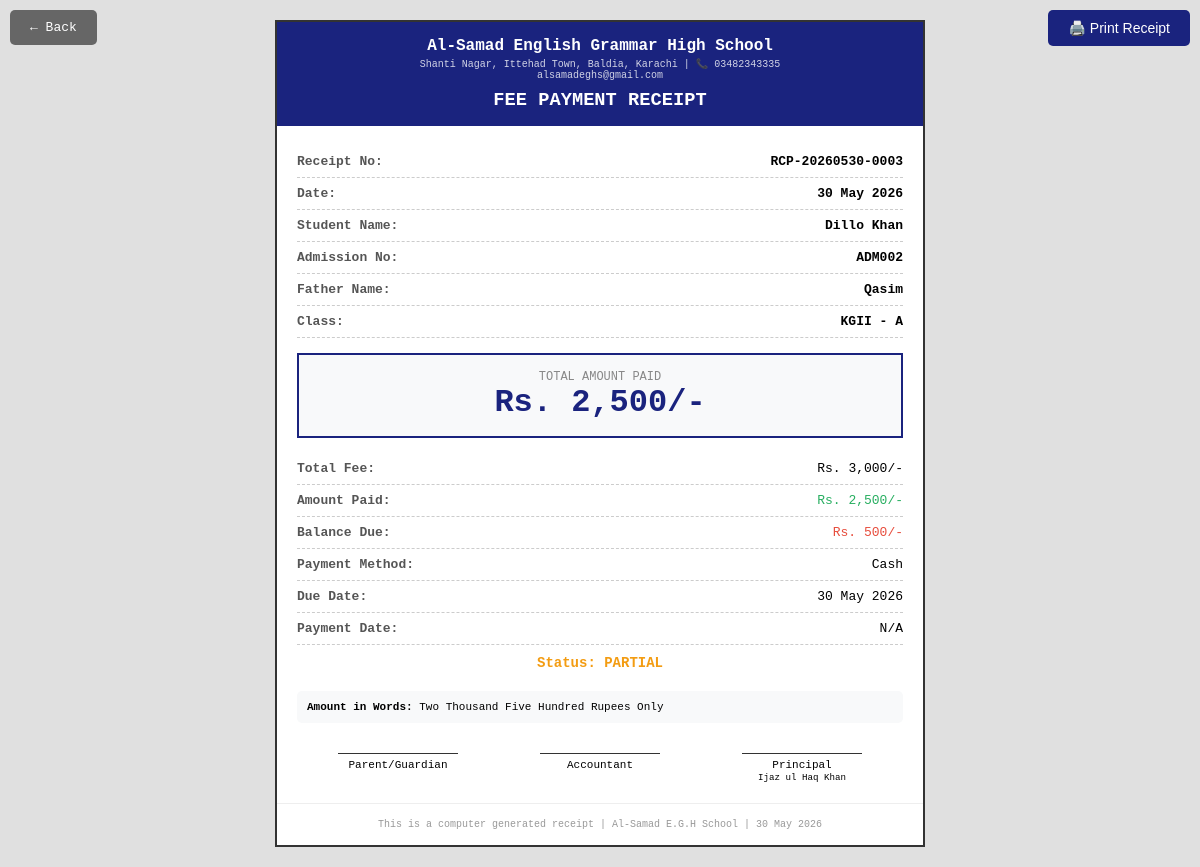
Screenshot of /modules/fees/receipt.php?id=3 (signed in) with the database file from the repository.
### tables this page shows
CREATE TABLE `fees` (
  `id` int(11) NOT NULL,
  `student_id` int(11) DEFAULT NULL,
  `amount` decimal(10,2) DEFAULT NULL,
  `paid_amount` decimal(10,2) DEFAULT 0.00,
  `due_date` date DEFAULT NULL,
  `payment_date` date DEFAULT NULL,
  `payment_method` varchar(50) DEFAULT NULL,
  `status` enum('Paid','Pending','Partial','Overdue') DEFAULT 'Pending'
);

CREATE TABLE `students` (
  `id` int(11) NOT NULL,
  `admission_no` varchar(20) NOT NULL,
  `first_name` varchar(50) NOT NULL,
  `last_name` varchar(50) DEFAULT NULL,
  `father_name` varchar(100) DEFAULT NULL,
  `mother_name` varchar(100) DEFAULT NULL,
  `dob` date DEFAULT NULL,
  `gender` enum('Male','Female','Other') DEFAULT NULL,
  `class` varchar(20) DEFAULT NULL,
  `section` varchar(10) DEFAULT NULL,
  `phone` varchar(20) DEFAULT NULL,
  `email` varchar(100) DEFAULT NULL,
  `address` text DEFAULT NULL,
  `photo` varchar(255) DEFAULT 'default.png',
  `admission_date` date DEFAULT NULL,
  `status` tinyint(4) DEFAULT 1,
  `created_at` timestamp NOT NULL DEFAULT current_timestamp()
);

### modules/fees/receipt.php (the view, shortened to what this page needs)
<?php
require_once '../../shared/config.php';
$fee_id = $_GET['id'] ?? 0;
$fee = $conn->query("SELECT f.*, s.first_name, s.last_name, s.admission_no, s.class, s.section, s.father_name
                     FROM fees f JOIN students s ON f.student_id=s.id WHERE f.id=$fee_id")->fetch_assoc();
$due = $fee['amount'] - $fee['paid_amount'];
$receipt_no = 'RCP-' . date('Ymd') . '-' . str_pad($fee_id, 4, '0', STR_PAD_LEFT);
?>
<!DOCTYPE html>
<html>
<head>
</head>
<body>
<button class="print-btn" onclick="window.print()">🖨️ Print Receipt</button>
<a href="./" class="back-btn">← Back</a>
<div class="receipt">
    <div class="receipt-header">
        <h2><?php echo SCHOOL_NAME; ?></h2>
        <p><?php echo SCHOOL_ADDRESS; ?> | 📞 <?php echo SCHOOL_PHONE; ?></p>
        <p><?php echo SCHOOL_EMAIL; ?></p>
        <h3 style="margin-top:8px;">FEE PAYMENT RECEIPT</h3>
    </div>
    <div class="receipt-body">
        <div class="row"><span class="label">Receipt No:</span><span class="value"><?php echo $receipt_no; ?></span></div>
        <div class="row"><span class="label">Date:</span><span class="value"><?php echo date('d M Y'); ?></span></div>
        <div class="row"><span class="label">Student Name:</span><span class="value"><?php echo $fee['first_name'].' '.$fee['last_name']; ?></span></div>
        <div class="row"><span class="label">Admission No:</span><span class="value"><?php echo $fee['admission_no']; ?></span></div>
        <div class="row"><span class="label">Father Name:</span><span class="value"><?php echo $fee['father_name']; ?></span></div>
        <div class="row"><span class="label">Class:</span><span class="value"><?php echo $fee['class'].' - '.$fee['section']; ?></span></div>
        <div class="amount-box">
            <p style="font-size:12px;color:#888;">TOTAL AMOUNT PAID</p>
            <h1>Rs. <?php echo number_format($fee['paid_amount']); ?>/-</h1>
        </div>
        <div class="row"><span class="label">Total Fee:</span><span>Rs. <?php echo number_format($fee['amount']); ?>/-</span></div>
        <div class="row"><span class="label">Amount Paid:</span><span style="color:#27ae60;">Rs. <?php echo number_format($fee['paid_amount']); ?>/-</span></div>
        <div class="row"><span class="label">Balance Due:</span><span style="color:<?php echo $due>0?'#e74c3c':'#27ae60'; ?>;">Rs. <?php echo number_format($due); ?>/-</span></div>
        <div class="row"><span class="label">Payment Method:</span><span><?php echo $fee['payment_method'] ?: 'Cash'; ?></span></div>
        <div class="row"><span class="label">Due Date:</span><span><?php echo $fee['due_date'] ? date('d M Y', strtotime($fee['due_date'])) : 'N/A'; ?></span></div>
        <div class="row"><span class="label">Payment Date:</span><span><?php echo $fee['payment_date'] ? date('d M Y', strtotime($fee['payment_date'])) : 'N/A'; ?></span></div>
        <div class="status <?php echo strtolower($fee['status']); ?>">
            Status: <?php echo strtoupper($fee['status']); ?>
        </div>
        <div style="background:#f8f9fa;padding:10px;border-radius:5px;margin:10px 0;font-size:11px;">
            <strong>Amount in Words:</strong> <?php echo convertToWords($fee['paid_amount']); ?> Rupees Only
        </div>
        <div class="signatures">
            <div class="sig-line">Parent/Guardian</div>
            <div class="sig-line">Accountant</div>
            <div class="sig-line">Principal<br><small><?php echo PRINCIPAL_NAME; ?></small></div>
        </div>
    </div>
    <div class="footer">
        This is a computer generated receipt | <?php echo SCHOOL_SHORT; ?> | <?php echo date('d M Y'); ?>
    </div>
</div>
</body>
</html>
<?php
function convertToWords($number) {
    $words = ['Zero','One','Two','Three','Four','Five','Six','Seven','Eight','Nine','Ten',
              'Eleven','Twelve','Thirteen','Fourteen','Fifteen','Sixteen','Seventeen','Eighteen','Nineteen'];
    if ($number < 20) return $words[$number];
    if ($number < 1000) return $words[floor($number/100)].' Hundred'.($number%100 ? ' and '.convertToWords($number%100) : '');
    if ($number < 100000) return convertToWords(floor($number/1000)).' Thousand'.($number%1000 ? ' '.convertToWords($number%1000) : '');
    return $number;
}
?>

### modules/fees/receipt.php (style rules this page uses)
* { margin: 0; padding: 0; box-sizing: border-box; }
body { font-family: 'Courier New', monospace; background: #e0e0e0; padding: 20px; }
.receipt { max-width: 650px; margin: 0 auto; background: white; border: 2px solid #333; }
.receipt-header { background: #1a237e; color: white; padding: 15px; text-align: center; }
.receipt-header h2 { font-size: 16px; margin-bottom: 3px; }
.receipt-header p { font-size: 10px; opacity: 0.8; }
.receipt-body { padding: 20px; }
.row { display: flex; justify-content: space-between; padding: 8px 0; border-bottom: 1px dashed #ccc; font-size: 13px; }
.label { font-weight: bold; color: #555; }
.value { font-weight: bold; }
.amount-box { text-align: center; padding: 15px; margin: 15px 0; border: 2px solid #1a237e; background: #f8f9fa; }
.amount-box h1 { font-size: 32px; color: #1a237e; }
.status { text-align: center; padding: 10px; font-size: 14px; font-weight: bold; }
.partial { color: #f39c12; }
.footer { text-align: center; padding: 15px; border-top: 1px solid #eee; font-size: 10px; color: #999; }
.signatures { display: flex; justify-content: space-around; margin-top: 30px; text-align: center; }
.sig-line { border-top: 1px solid #333; width: 120px; padding-top: 5px; font-size: 11px; }
.print-btn { position: fixed; top: 10px; right: 10px; background: #1a237e; color: white; border: none; padding: 10px 20px; border-radius: 5px; cursor: pointer; font-size: 14px; }
.back-btn { position: fixed; top: 10px; left: 10px; background: #666; color: white; border: none; padding: 10px 20px; border-radius: 5px; cursor: pointer; text-decoration: none; font-size: 13px; }

### rows the page displays
fees: student.first_name "Dillo", student.last_name "Khan", student.admission_no "ADM002", student.father_name "Qasim", student.class "KGII", student.section "A", paid_amount "2,500", amount "3,000", due "500", payment_method "Cash", due_date "30 May 2026", status "PARTIAL", paid_amount "Two Thousand Five Hundred"

### other values shown
SCHOOL_NAME "Al-Samad English Grammar High School"
SCHOOL_ADDRESS "Shanti Nagar, Ittehad Town, Baldia, Karachi"
SCHOOL_PHONE "03482343335"
SCHOOL_EMAIL "alsamadeghs@gmail.com"
$receipt_no "RCP-20260530-0003"
PRINCIPAL_NAME "Ijaz ul Haq Khan"
SCHOOL_SHORT "Al-Samad E.G.H School"
